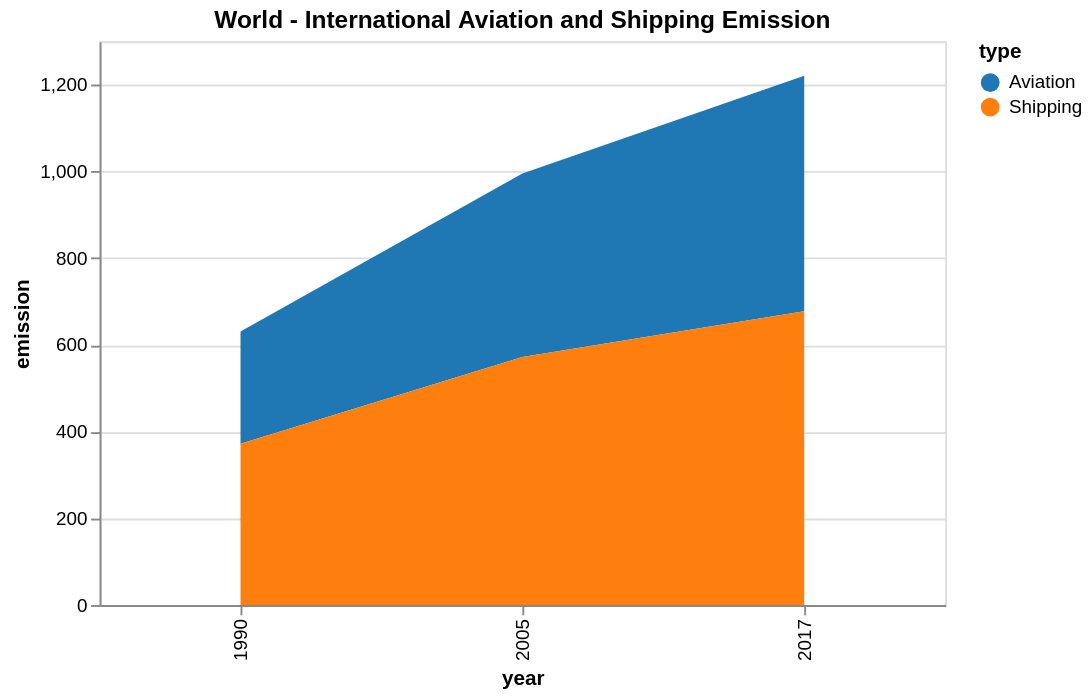

The Vega-Lite source for this figure:
### Vega-Lite specification from a JSON file in a GitHub repository (floating-point values rounded to 4 significant figures)
{"$schema": "https://vega.github.io/schema/vega-lite/v4.json", "title": "World - International Aviation and Shipping Emission", "width": 450, "height": 300, "data": {"values": [{"year": 1990, "type": "Aviation", "emission": 258.9, "change": 109.8}, {"year": 2005, "type": "Aviation", "emission": 422.8, "change": 109.8}, {"year": 2017, "type": "Aviation", "emission": 543.4, "change": 109.8}, {"year": 1990, "type": "Shipping", "emission": 371.8, "change": 82.2}, {"year": 2005, "type": "Shipping", "emission": 572.2, "change": 82.2}, {"year": 2017, "type": "Shipping", "emission": 677.2, "change": 82.2}]}, "mark": "area", "encoding": {"x": {"field": "year", "type": "nominal"}, "y": {"field": "emission", "type": "quantitative"}, "color": {"field": "type", "scale": {"scheme": "category10"}}, "tooltip": [{"field": "change", "type": "quantitative", "title": "2017 vs 1990: change (%)"}]}, "config": {}}
